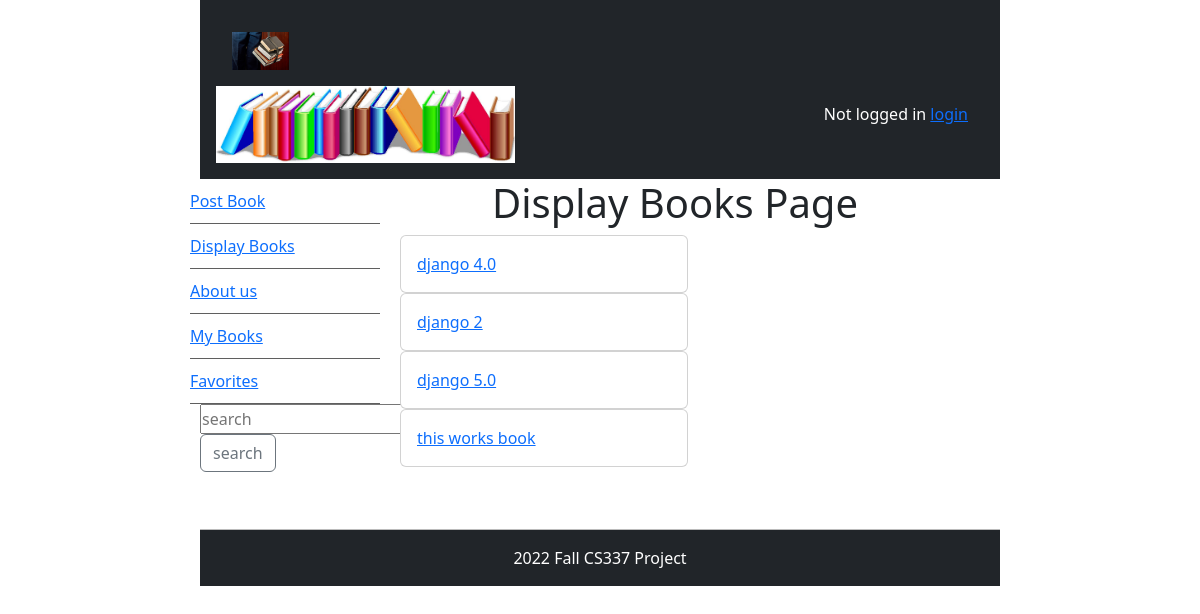
Before: /displaybooks with the older database file.
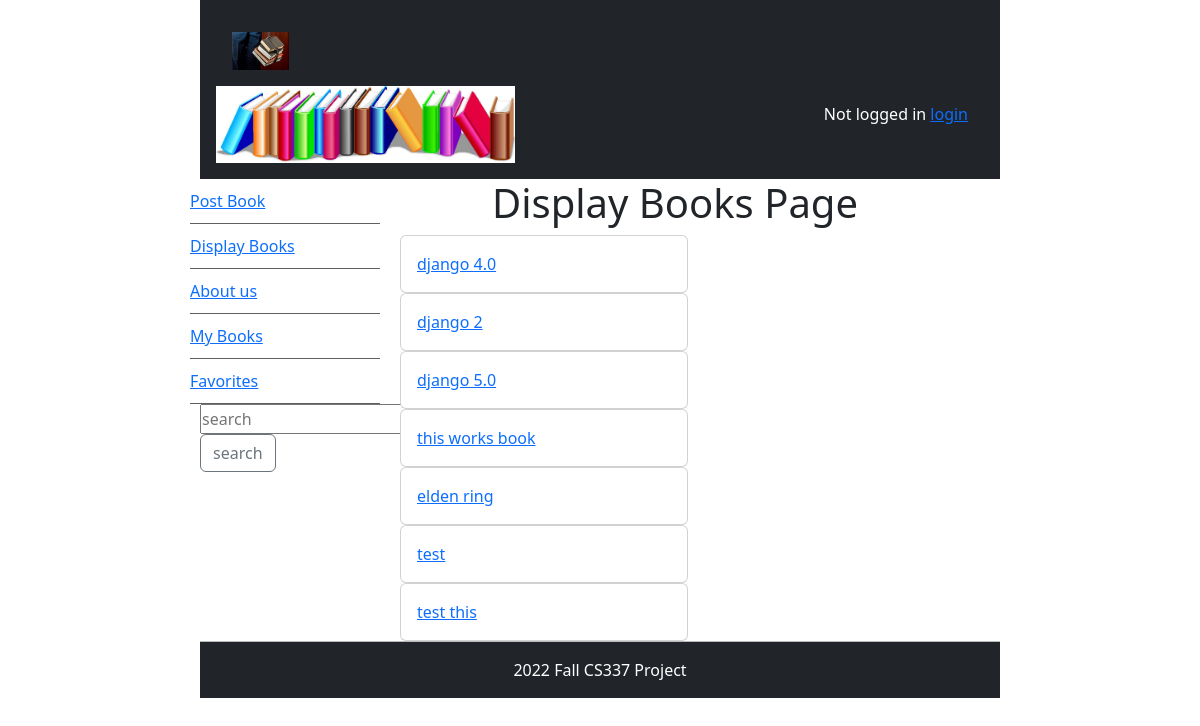
After: the same page with the newer database file.
### bookMng/models.py (models this page shows, shortened)
class MainMenu(models.Model):
    item = models.CharField(max_length=200, unique=True)
    link = models.CharField(max_length=500, unique=True)

class Book(models.Model):
    name = models.CharField(max_length=200)
    web = models.URLField(max_length=200)
    price = models.DecimalField(decimal_places=2, max_digits=8)
    publishdate = models.DateField(auto_now=True)
    picture = models.FileField(upload_to='bookEX/static/uploads')
    pic_path = models.CharField(max_length=300, editable=False, blank=True)
    username = models.ForeignKey(User, blank=True, null=True, on_delete=models.CASCADE)
    favorite = models.ManyToManyField(User, related_name='favorite', blank=True)

### bookMng/views.py (the view)
# urls.py: path('displaybooks', views.displaybooks, name='displaybooks'),
def displaybooks(request):
    books = Book.objects.all()
    for b in books:
        b.pic_path = b.picture.url[14:]
    return render(request,
                  'bookMng/displaybooks.html',
                  {
                      'item_list': MainMenu.objects.all(),
                      'books': books
                  })

### bookEX/templates/bookMng/displaybooks.html (shortened to what this page needs)
{% extends "base.html" %}
{% block sidenav %}
    {% for item in item_list %}
    <li>
        <a href="{{item.link}}">{{item.item}} </a>
    </li>
    {% endfor %}
{% endblock sidenav %}
{% block content %}
<h1 align="center"> Display Books Page </h1>
    {% for book in books %}
 <div class="card" style="width: 18rem;">
  <div class="card-body">
	 <p class="card-text">
      <a href="book_detail/{{ book.id }}" class="stretched-link text-primary" style="position: relative;">  {{ book.name }}</a>
    </p>
  </div>
</div>
    {% endfor %}
{% endblock content %}

Changed rows visible on the page:
added Book: name "elden ring"
added Book: name "test"
added Book: name "test this"
